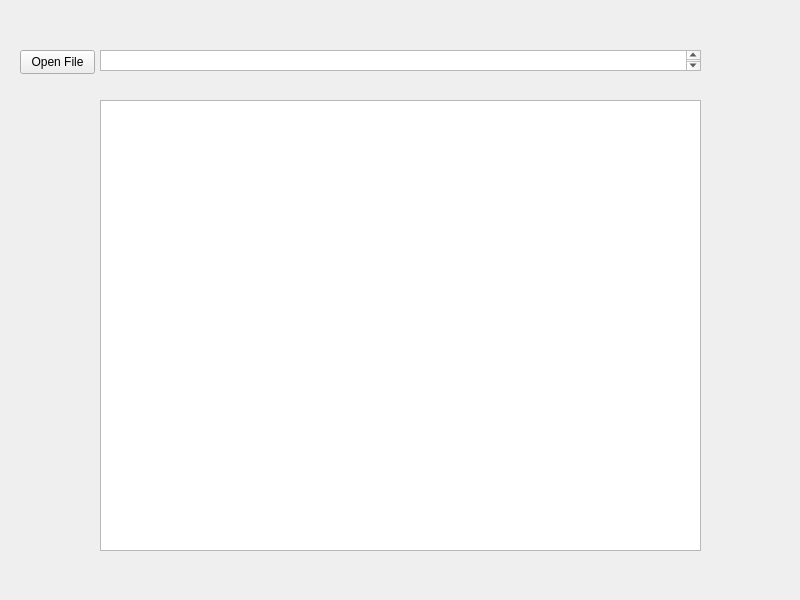
<?xml version="1.0" encoding="UTF-8"?>
<ui version="4.0">
 <class>MainWindow</class>
 <widget class="QMainWindow" name="MainWindow">
  <property name="geometry">
   <rect>
    <x>0</x>
    <y>0</y>
    <width>800</width>
    <height>600</height>
   </rect>
  </property>
  <property name="windowTitle">
   <string>MainWindow</string>
  </property>
  <widget class="QWidget" name="centralwidget">
   <widget class="QTextBrowser" name="filePath">
    <property name="geometry">
     <rect>
      <x>100</x>
      <y>50</y>
      <width>601</width>
      <height>21</height>
     </rect>
    </property>
   </widget>
   <widget class="QPushButton" name="openFile">
    <property name="geometry">
     <rect>
      <x>20</x>
      <y>50</y>
      <width>75</width>
      <height>24</height>
     </rect>
    </property>
    <property name="text">
     <string>Open File</string>
    </property>
   </widget>
   <widget class="QPlainTextEdit" name="text">
    <property name="geometry">
     <rect>
      <x>100</x>
      <y>100</y>
      <width>601</width>
      <height>451</height>
     </rect>
    </property>
   </widget>
  </widget>
 </widget>
 <resources/>
 <connections/>
</ui>
